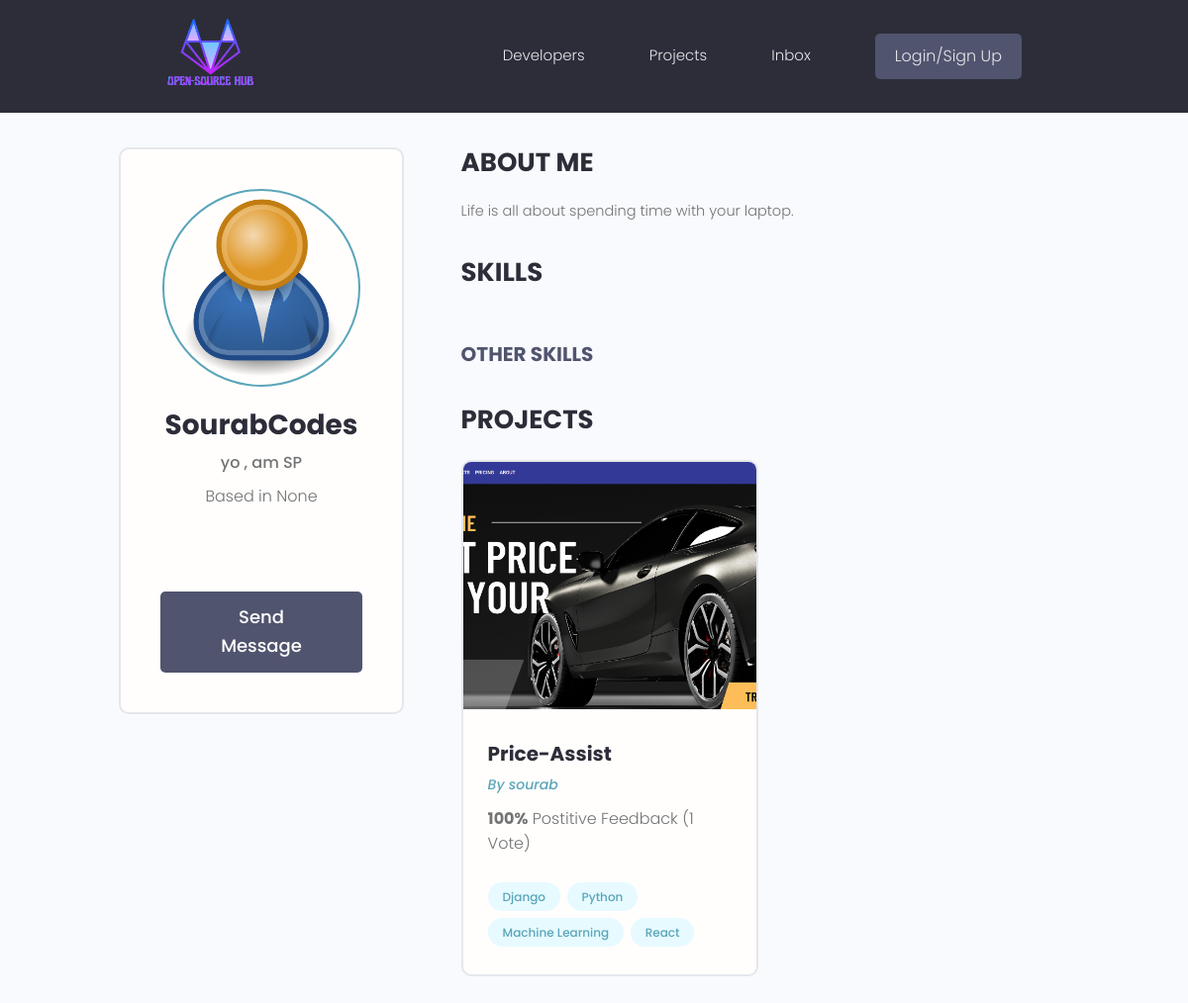
The page /users/profile/e1804479-480d-4ef9-8da8-8368f1c48d9c on the database its author committed.
### users/models.py (models this page shows)
class Profile(models.Model):
    user=models.OneToOneField(User, on_delete=models.CASCADE, null=True,blank=True)
    name=models.CharField(max_length=200,blank=True,null=True)
    email=models.EmailField(max_length=500, blank=True, null=True)
    username=models.CharField(max_length=200,blank=True,null=True)
    location=models.CharField(max_length=200,blank=True,null=True)
    short_intro=models.CharField(max_length=200,blank=True,null=True)
    bio=models.TextField(blank=True,null=True)
    profile_image=models.ImageField(null=True,blank=True, upload_to='profiles/',default="profiles/user-default.png")
    github=models.CharField(max_length=200,blank=True,null=True)
    linkedin=models.CharField(max_length=200,blank=True,null=True)
    portfolio=models.CharField(max_length=200,blank=True,null=True)
    created=models.DateTimeField(auto_now_add=True)
    id=models.UUIDField(default=uuid.uuid4,primary_key=True,editable=False)
    def __str__(self):
        return str(self.user.username)

### projects/models.py (models this page shows, shortened)
class Project(models.Model):
    owner=models.ForeignKey(Profile,null=True,on_delete=models.SET_NULL)
    title=models.CharField(max_length=200)
    featured_image=models.ImageField(default="",null=True, blank=True)
    description=models.TextField(null=True,blank=True)
    demo_link=models.CharField(max_length=2000, null=True, blank=True)
    source_link=models.CharField(max_length=2000, null=True, blank=True)
    tags=models.ManyToManyField("Tag", blank=True)
    vote_total=models.IntegerField(default=0,null=True,blank=True)
    vote_ratio=models.IntegerField(default=0,null=True,blank=True)
    created=models.DateTimeField(auto_now_add=True)
    id=models.UUIDField(default=uuid.uuid4,unique=True,primary_key=True,editable=False)
    class Meta:
        ordering=['-vote_ratio','-vote_total','title']

class Tag(models.Model):
    name=models.CharField(max_length=200)
    created=models.DateTimeField(auto_now_add=True)
    id= models.UUIDField(default=uuid.uuid4, unique=True, primary_key=True, editable=False)
    def __str__(self):
        return self.name

### users/views.py (the view)
# urls.py: path('profile/<str:pk>', views.userProfiles , name="user-profile"),
def userProfiles(request,pk):
    profile=Profile.objects.get(id=pk)
    topSkills=profile.skill_set.exclude(description__exact="")
    otherSkills=profile.skill_set.filter(description="")
    context={'profile':profile, 'topSkills':topSkills, "otherSkills": otherSkills}
    return render(request,'users/user-profile.html',context)

### users/templates/users/user-profile.html (shortened to what this page needs)
{% extends 'basic.html' %}
{% block content %}
<main class="profile my-md">
    <div class="container">
      <div class="layout">
        <div class="column column--1of3">
          <div class="card text-center">
            <div class="card__body dev">
              <img class="avatar avatar--xl" src="{{profile.profile_image.url}}" />
              <h2 class="dev__name">{{profile.name}}</h2>
              <p class="dev__title">{{profile.short_intro}}</p>
              <p class="dev__location">Based in {{profile.location}}</p>
              <ul class="dev__social">
              </ul>
              <a href="#" class="btn btn--sub btn--lg">Send Message </a>
            </div>
          </div>
        </div>
        <div class="column column--2of3">
          <div class="devInfo">
            <h3 class="devInfo__title">About Me</h3>
            <p class="devInfo__about">
                {{profile.bio}}
            </p>
          </div>
          <div class="devInfo">
            <h3 class="devInfo__title">Skills</h3>
            <div class="devInfo__skills">
              <h3 class="devInfo__subtitle">Other Skills</h3>
            </div>
          </div>
          <div class="devInfo">
            <h3 class="devInfo__title">Projects</h3>
            <div class="grid grid--two">
                {% for project in profile.project_set.all %}
              <div class="column">
                <div class="card project">
                  <a href="{% url 'project' project.id %}" class="project">
                    <img class="project__thumbnail" src="{{project.featured_image.url}}" alt="project thumbnail" />
                    <div class="card__body">
                      <h3 class="project__title">{{project.title}}</h3>
                      <p><a class="project__author" href="{% url 'user-profile' project.owner.id %}">By {{project.owner}}</a></p>
                      <p class="project--rating">
                        <span style="font-weight: bold;">{{project.vote_ratio}}%</span> Postitive
                        Feedback ({{project.vote_total}} Vote{{project.vote_total| pluralize:"s"}})
                      </p>
                      <div class="project__tags">
                        {% for tags in project.tags.all %}
                        <span class="tag tag--pill tag--main">
                            <small>{{tags}}</small>
                        </span>
                        {% endfor %}
                      </div>
                    </div>
                  </a>
                </div>
              </div>
              {% endfor %}
            </div>
          </div>
        </div>
      </div>
    </div>
  </main>
{% endblock %}

### static/styles/app.css (style rules this page uses)
:root { --color-sub: #2d2d39; }
.btn--sub { background-color: var(--color-sub-light); }
.card { border: 2px solid var(--color-light); }
img { width: 100%; }
.profile .card > .dev { padding: 4rem; }
.dev__name { color: var(--color-sub); font-size: 2.8rem; font-weight: 700; margin-top: 1rem; margin-bottom: 0.5rem; }
.dev__title { font-size: 1.6rem; font-weight: 500; line-height: 1.3; }
.dev__location { margin-top: 1rem; }
.dev__social { margin: 3rem 0; list-style: none; display: flex; justify-content: center; gap: 1.5rem; }
.devInfo { margin-bottom: 3rem; }
.devInfo__title, .devInfo__subtitle { font-size: 2.6rem; color: var(--color-sub); text-transform: uppercase; font-weight: 700; margin-bottom: 1.5rem; }
.devInfo__subtitle { font-size: 2rem; color: var(--color-sub-light); }
.devInfo__about, .devSkill__info { font-size: 1.45rem; line-height: 1.7; text-align: justify; }
.project__author { font-size: 1.4rem; font-style: italic; }
.project--rating { margin-bottom: 1.6em; margin-top: .5em; }
.project__thumbnail { height: 25rem; object-fit: cover; object-position: top center; }
.project__title { font-size: 2rem; font-weight: 700; color: var(--color-sub); }

### static/uikit/styles/modules/_variables.css (style rules this page uses)
:root { --color-main: #5aa5b9; --color-main-light: #e6faff; --color-sub: #3f4156; --color-sub-light: #51546e; --color-sub-lighter: #ededfd; --color-text: #737373; --color-gray: #8b8b8b; --color-light: #e5e7eb; --color-light-gray: #767676; --color-bg: #f8fafd; --color-white: #fffefd; --color-white-light: #f3f3f3; --color-success: #359e64; --color-success-bg: #def8e8; --color-error: #fc4b0b; --color-error-bg: #fff2ee; --font-base: 'Poppins', arial, helvetica, 'Segoe UI', roboto, ubuntu, sans-serif; --font-monospace: 'Fira Code', 'Courier New', courier, monospace; --font-regular: 300; --font-medium: 500; --font-bold: 700; --generic-shadow: 1px 1px 5px #00000010; --generic-transition: all 0.3s ease-in-out; }

### static/uikit/styles/modules/_base.css (style rules this page uses)
* { margin: 0; padding: 0; box-sizing: border-box; text-rendering: optimizeLegibility; color: inherit; font-size: inherit; }
html { font-size: 50%; }
@media only screen and (min-width: 480px) { html { font-size: 56.25%; } }
@media only screen and (min-width: 1200px) { html { font-size: 62.5%; } }
body { line-height: 1.6; font-weight: 400; font-size: 1.5rem; color: var(--color-text); background-color: var(--color-bg); min-height: 100vh; }

### static/uikit/styles/modules/_typography.css (style rules this page uses)
* { font-family: var(--font-base); }
h2 { font-size: 3.6rem; font-weight: var(--font-bold); }
h3 { font-size: 3.2rem; font-weight: var(--font-medium); }
p, span, strong { font-size: 1.6rem; color: var(--color-text); font-weight: var(--font-regular); }
a { padding-bottom: 2px; text-decoration: none; display: inline-block; color: var(--color-main); font-weight: var(--font-medium); }

### static/uikit/styles/modules/_utilities.css (style rules this page uses)
.container { width: 92%; max-width: 165rem; margin: 0 auto; box-sizing: border-box; }
@media screen and (min-width: 1000px) { .container { width: 90%; } }
@media screen and (min-width: 1200px) { .container { width: 80%; } }
.text-center { text-align: center; }
.my-md { margin: 3rem auto; }

### static/uikit/styles/modules/_avatar.css (style rules this page uses)
.avatar { border-radius: 50%; border: 2px solid var(--color-main); object-fit: cover; }
.avatar--xl { height: 20rem; width: 20rem; }

### static/uikit/styles/modules/_button.css (style rules this page uses)
.btn { display: inline-block; position: relative; cursor: pointer; background-color: var(--color-light); font-weight: var(--font-medium); color: var(--color-sub); text-decoration: none; padding: 1rem 2rem; border-radius: 0.5rem; border: none; width: -webkit-fit-content; width: -moz-fit-content; width: fit-content; height: -webkit-fit-content; height: -moz-fit-content; height: fit-content; font-size: 1.6rem; outline-width: 0; outline-color: transparent; -webkit-backface-visibility: hidden; backface-visibility: hidden; transition: all 0.3s ease-in-out; }
.btn--sub { background-color: var(--color-sub); color: var(--color-white); }
.btn--lg { font-size: 1.8rem; padding: 1.2rem 4.5rem; }

### static/uikit/styles/modules/_card.css (style rules this page uses)
.card { border-radius: 1rem; background-color: var(--color-white); border: 1.5px solid var(--color-light); width: auto; height: auto; margin-top: 0.5rem; margin-bottom: 0.5rem; overflow: hidden; }
.card__body, .card__header { padding: 2rem 2.5rem; }

### static/uikit/styles/modules/_layout.css (style rules this page uses)
.layout { display: flex; flex-flow: row wrap; justify-content: space-between; }
.layout > .column { margin-bottom: 3rem; }
.layout > .column.column--1of3 { flex-basis: 30%; }
.layout > .column.column--2of3 { flex-basis: 64%; }

### rows shown on the page
Profile: profile_image (placeholder picture), name "SourabCodes", short_intro "yo , am SP", location "None", bio "Life is all about spending time with your laptop."
Project: featured_image (picture), title "Price-Assist", owner "sourab", vote_ratio "100", vote_total "1"
Tag: name "Django"
Tag: name "Python"
Tag: name "Machine Learning"
Tag: name "React"
